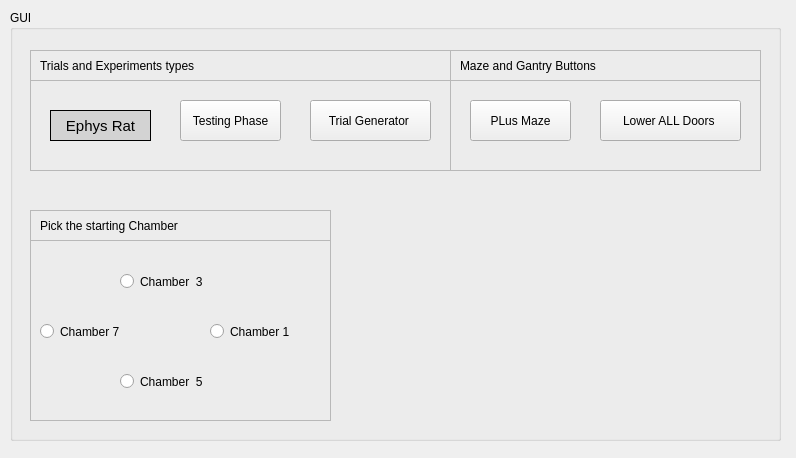
<?xml version="1.0" encoding="UTF-8"?>
<ui version="4.0">
 <class>Experiment_Controller</class>
 <widget class="QWidget" name="Experiment_Controller">
  <property name="geometry">
   <rect>
    <x>0</x>
    <y>0</y>
    <width>796</width>
    <height>458</height>
   </rect>
  </property>
  <property name="windowTitle">
   <string>Form</string>
  </property>
  <widget class="QGroupBox" name="groupBox">
   <property name="geometry">
    <rect>
     <x>10</x>
     <y>10</y>
     <width>771</width>
     <height>431</height>
    </rect>
   </property>
   <property name="title">
    <string>GUI</string>
   </property>
   <widget class="QFrame" name="frame_7">
    <property name="geometry">
     <rect>
      <x>440</x>
      <y>70</y>
      <width>311</width>
      <height>91</height>
     </rect>
    </property>
    <property name="frameShape">
     <enum>QFrame::StyledPanel</enum>
    </property>
    <property name="frameShadow">
     <enum>QFrame::Raised</enum>
    </property>
    <widget class="QPushButton" name="plusMazeBtn">
     <property name="geometry">
      <rect>
       <x>20</x>
       <y>20</y>
       <width>101</width>
       <height>41</height>
      </rect>
     </property>
     <property name="text">
      <string>PLus Maze</string>
     </property>
    </widget>
    <widget class="QPushButton" name="lowerAllDoorsBtn">
     <property name="geometry">
      <rect>
       <x>150</x>
       <y>20</y>
       <width>141</width>
       <height>41</height>
      </rect>
     </property>
     <property name="text">
      <string>Lower ALL Doors </string>
     </property>
    </widget>
   </widget>
   <widget class="QFrame" name="frame_8">
    <property name="geometry">
     <rect>
      <x>440</x>
      <y>40</y>
      <width>311</width>
      <height>31</height>
     </rect>
    </property>
    <property name="frameShape">
     <enum>QFrame::StyledPanel</enum>
    </property>
    <property name="frameShadow">
     <enum>QFrame::Raised</enum>
    </property>
   </widget>
   <widget class="QFrame" name="frame_12">
    <property name="geometry">
     <rect>
      <x>20</x>
      <y>70</y>
      <width>421</width>
      <height>91</height>
     </rect>
    </property>
    <property name="frameShape">
     <enum>QFrame::StyledPanel</enum>
    </property>
    <property name="frameShadow">
     <enum>QFrame::Raised</enum>
    </property>
    <widget class="QPushButton" name="ephysRatTogBtn">
     <property name="geometry">
      <rect>
       <x>20</x>
       <y>30</y>
       <width>101</width>
       <height>31</height>
      </rect>
     </property>
     <property name="font">
      <font>
       <pointsize>11</pointsize>
       <weight>50</weight>
       <bold>false</bold>
      </font>
     </property>
     <property name="autoFillBackground">
      <bool>false</bool>
     </property>
     <property name="styleSheet">
      <string notr="true">QPushButton {
    background-color: lightgray;
    border: 1px solid black;
}

QPushButton:checked {
    background-color: gray; /* Color when toggled */
}

QPushButton:pressed {
    background-color: darkgray; /* Color when pressed */
}
</string>
     </property>
     <property name="text">
      <string>Ephys Rat</string>
     </property>
     <property name="checkable">
      <bool>true</bool>
     </property>
    </widget>
    <widget class="QPushButton" name="trialGeneratorBtn">
     <property name="geometry">
      <rect>
       <x>280</x>
       <y>20</y>
       <width>121</width>
       <height>41</height>
      </rect>
     </property>
     <property name="text">
      <string>Trial Generator </string>
     </property>
    </widget>
    <widget class="QPushButton" name="testingPhaseBtn">
     <property name="geometry">
      <rect>
       <x>150</x>
       <y>20</y>
       <width>101</width>
       <height>41</height>
      </rect>
     </property>
     <property name="text">
      <string>Testing Phase</string>
     </property>
    </widget>
   </widget>
   <widget class="QFrame" name="frame_13">
    <property name="geometry">
     <rect>
      <x>20</x>
      <y>40</y>
      <width>421</width>
      <height>31</height>
     </rect>
    </property>
    <property name="frameShape">
     <enum>QFrame::StyledPanel</enum>
    </property>
    <property name="frameShadow">
     <enum>QFrame::Raised</enum>
    </property>
    <widget class="QLabel" name="label_8">
     <property name="geometry">
      <rect>
       <x>10</x>
       <y>0</y>
       <width>231</width>
       <height>31</height>
      </rect>
     </property>
     <property name="text">
      <string>Trials and Experiments types </string>
     </property>
    </widget>
   </widget>
   <widget class="QLabel" name="label_6">
    <property name="geometry">
     <rect>
      <x>450</x>
      <y>40</y>
      <width>231</width>
      <height>31</height>
     </rect>
    </property>
    <property name="text">
     <string>Maze and Gantry Buttons</string>
    </property>
   </widget>
   <widget class="QFrame" name="frame_5">
    <property name="geometry">
     <rect>
      <x>20</x>
      <y>230</y>
      <width>301</width>
      <height>181</height>
     </rect>
    </property>
    <property name="frameShape">
     <enum>QFrame::StyledPanel</enum>
    </property>
    <property name="frameShadow">
     <enum>QFrame::Raised</enum>
    </property>
    <widget class="QRadioButton" name="chamberOneBtn">
     <property name="geometry">
      <rect>
       <x>180</x>
       <y>80</y>
       <width>112</width>
       <height>23</height>
      </rect>
     </property>
     <property name="text">
      <string>Chamber 1 </string>
     </property>
    </widget>
    <widget class="QRadioButton" name="chamberThreeBtn">
     <property name="geometry">
      <rect>
       <x>90</x>
       <y>30</y>
       <width>112</width>
       <height>23</height>
      </rect>
     </property>
     <property name="text">
      <string>Chamber  3 </string>
     </property>
    </widget>
    <widget class="QRadioButton" name="chamberSevenBtn">
     <property name="geometry">
      <rect>
       <x>10</x>
       <y>80</y>
       <width>112</width>
       <height>23</height>
      </rect>
     </property>
     <property name="text">
      <string>Chamber 7 </string>
     </property>
    </widget>
    <widget class="QRadioButton" name="chamberFiveBtn">
     <property name="geometry">
      <rect>
       <x>90</x>
       <y>130</y>
       <width>151</width>
       <height>23</height>
      </rect>
     </property>
     <property name="text">
      <string>Chamber  5 </string>
     </property>
    </widget>
   </widget>
   <widget class="QFrame" name="frame_2">
    <property name="geometry">
     <rect>
      <x>20</x>
      <y>200</y>
      <width>301</width>
      <height>31</height>
     </rect>
    </property>
    <property name="frameShape">
     <enum>QFrame::StyledPanel</enum>
    </property>
    <property name="frameShadow">
     <enum>QFrame::Raised</enum>
    </property>
    <widget class="QLabel" name="label_2">
     <property name="geometry">
      <rect>
       <x>10</x>
       <y>0</y>
       <width>271</width>
       <height>31</height>
      </rect>
     </property>
     <property name="text">
      <string>Pick the starting Chamber</string>
     </property>
    </widget>
   </widget>
  </widget>
 </widget>
 <resources/>
 <connections/>
</ui>
